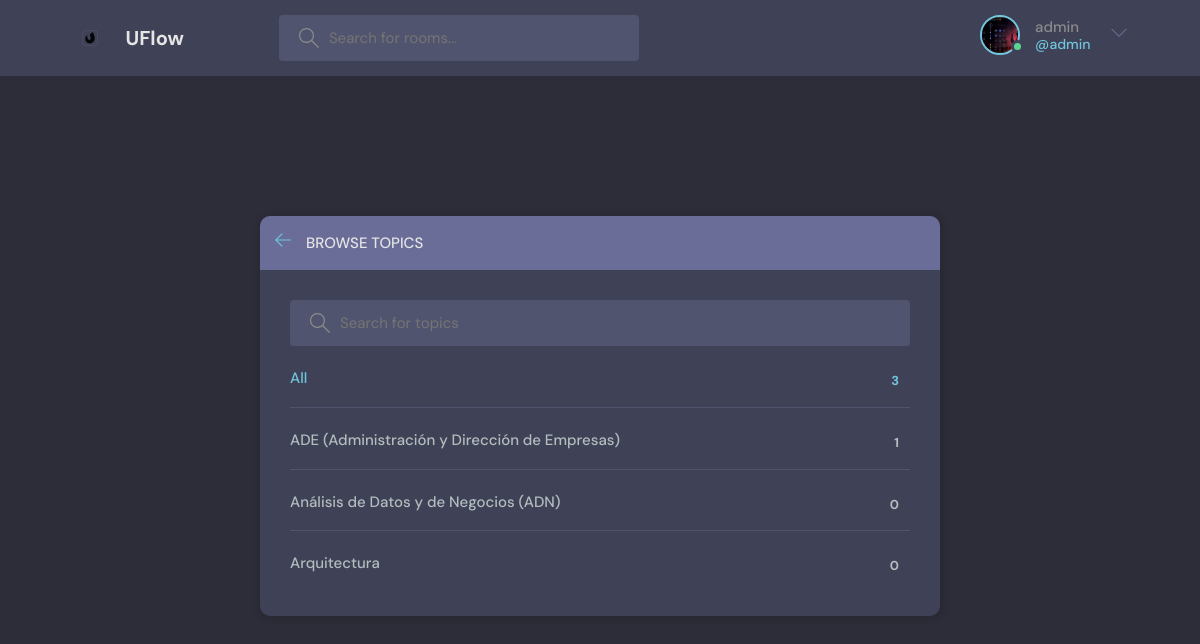
/topics/ (signed in), run on the app's committed database.
### base/models.py (models this page shows, shortened)
class User(AbstractUser):
    username = models.CharField(unique=True,max_length=200, null=True)
    first_name = models.CharField(max_length=200, null=True)
    last_name = models.CharField(max_length=200, null=True)
    email = models.EmailField(unique=True, null=True)
    bio = models.TextField(null=True)
    avatar = models.ImageField(null=True, default="avatar.svg")
    birthdate = models.DateField(null=True, blank=True)
    USERNAME_FIELD = 'username'
    REQUIRED_FIELDS = []

class Topic(models.Model):
    name = models.CharField(max_length=200)

### base/views.py (the view)
# urls.py: path('topics/', views.topicsPage, name='topics'),
def topicsPage(request):
    q=request.GET.get('q') if request.GET.get('q') != None else ''
    topics = Topic.objects.filter(name__icontains=q)  # Fetch all Topic objects from the database
    context = {'topics': topics}  # Context dictionary to pass data to the template
    return render(request, 'base/topics.html', context)  # Pass the rooms list to the template

### base/templates/base/topics.html (shortened to what this page needs)
{% extends 'main.html' %}
{% block content %}
    <main class="create-room layout">
      <div class="container">
        <div class="layout__box">
          <div class="layout__boxHeader">
            <div class="layout__boxTitle">
              <a href="{% url 'home' %}">
                <svg version="1.1" xmlns="http://www.w3.org/2000/svg" width="32" height="32" viewBox="0 0 32 32">
                  <title>arrow-left</title>
                  <path
                    d="M13.723 2.286l-13.723 13.714 13.719 13.714 1.616-1.611-10.96-10.96h27.625v-2.286h-27.625l10.965-10.965-1.616-1.607z"
                  ></path>
                </svg>
              </a>
              <h3>Browse Topics</h3>
            </div>
          </div>
          <div class="topics-page layout__body">
            <form class="header__search" method="GET" action="">
              <label>
                <input  name = "q" placeholder="Search for topics" />
              </label>
            </form>
            <ul class="topics__list">
              <li>
                <a href="{% url 'topics' %}" class="active">All <span>{{topics.count}}</span></a>
              </li>
              {% for topic in topics %}
                <li>
                  <a href="{% url 'home' %}?q={{ topic.name }}">{{ topic.name }}<span>{{ topic.room_set.all.count }}</span></a>
                </li>
              {% endfor %}
            </ul>
          </div>
        </div>
      </div>
    </main>
{% endblock content %}

### templates/nav.html (shortened to what this page needs)
{% load static %}
<header class="header header--loggedIn">
  <div class="container">
    <a href="{% url 'home' %}" class="header__logo">
      <img  src="{% static 'images/logo.png' %}"  />
      <h1>UFlow</h1>
    </a>
    <form class="header__search" method="GET" action="{% url 'home' %}">
      <label>
        <input name="q" placeholder="Search for rooms..." />
      </label>
    </form>
    <nav class="header__menu">
      {% if request.user.is_authenticated %}
      <div class="header__user">
        <a href="{%url 'user-profile' request.user.id %}">
          <div class="avatar avatar--medium active">
            <img src="{{request.user.avatar.url}}" />
          </div>
          <p>{{request.user.username}}<span>@{{request.user.username}}</span></p>
        </a>
        <button class="dropdown-button">
          <svg version="1.1" xmlns="http://www.w3.org/2000/svg" width="32" height="32" viewBox="0 0 32 32">
            <title>chevron-down</title>
            <path d="M16 21l-13-13h-3l16 16 16-16h-3l-13 13z"></path>
          </svg>
        </button>
      </div>
      {% else %}
      <a href="{% url 'login' %}">
        <img src="{% static 'images/avatar.svg' %}" />
        <p>Login</p>
      </a>
      {% endif %}
    </nav>
  </div>
</header>

### static/styles/style.css (style rules this page uses)
:root { --color-main: #71c6dd; --color-main-light: #e1f6fb; --color-dark: #3f4156; --color-dark-medium: #51546e; --color-dark-light: #696d97; --color-light: #e5e5e5; --color-gray: #8b8b8b; --color-light-gray: #b2bdbd; --color-bg: #2d2d39; --color-success: #5dd693; --color-error: #fc4b0b; }
* { font-family: "DM Sans", -apple-system, BlinkMacSystemFont, "Segoe UI", Roboto, Oxygen, Ubuntu, Cantarell, "Open Sans", "Helvetica Neue", sans-serif; margin: 0; padding: 0; box-sizing: border-box; text-rendering: optimizeLegibility; font-size: inherit; }
html { font-size: 56.25%; }
@media only screen and (min-width: 1200px) { html { font-size: 62.5%; } }
body { line-height: 1.6; font-weight: 400; font-size: 1.5rem; color: var(--color-light-gray); background-color: var(--color-bg); min-height: 100vh; }
img { width: 100%; }
a { display: inline-block; color: var(--color-main); text-decoration: none; }
.container { max-width: 120rem; width: 90%; margin: auto; }
.avatar { position: relative; display: inline-block; border-radius: 50%; border: 2px solid var(--color-main); }
.avatar img { display: block; border-radius: 50%; object-fit: cover; object-position: center; }
.avatar::after { content: ""; display: block; position: absolute; background-color: var(--color-gray); z-index: 111; border-radius: 50%; border: 0.3rem solid var(--color-dark); }
.avatar.active::after { background-color: var(--color-success); }
.avatar.avatar--medium img { width: 3.6rem; height: 3.6rem; border-radius: 50%; }
.avatar.avatar--medium:after { width: 0.7rem; height: 0.7rem; bottom: 0px; right: -6px; }
.header { padding: 1.5rem; background-color: var(--color-dark); }
.header > .container { display: flex; gap: 9.5rem; }
.header__logo, .header__user { display: flex; gap: 2rem; align-items: center; }
.header__logo > img { height: 3.2rem; width: 3.2rem; }
.header__logo > h1 { font-weight: 700; font-size: 2rem; color: var(--color-light); }
.header__search > label { background-color: var(--color-dark-medium); padding: 1.3rem 1rem; display: flex; align-items: center; gap: 1rem; border-radius: 4px; }
.header__search svg { fill: var(--color-gray); width: 2rem; height: 2rem; margin-left: 1rem; }
.header__search input { width: 30rem; background: transparent; border: none; outline: none; color: var(--color-light); }
.header__menu { margin-left: auto; position: relative; }
.header__menu a { display: flex; gap: 1.5rem; align-items: center; font-weight: 500; text-decoration: none; color: var(--color-gray); }
.header__menu img { height: 3.6rem; }
.header__menu p { line-height: 1.2; }
.header__menu span { color: var(--color-main); font-weight: 500; font-size: 1.4rem; display: block; }
.header__menu svg { width: 1.6rem; height: 1.6rem; fill: var(--color-dark-light); }
.dropdown-button { background: transparent; border: 0; outline: 0; cursor: pointer; }
.layout { margin-top: 2.4rem; }
.layout > .container { display: flex; justify-content: space-between; align-items: flex-start; }
.layout__box { width: 90%; max-width: 48rem; min-height: 40rem; position: absolute; top: 50%; left: 50%; transform: translate(-50%, -46%); background-color: var(--color-dark); border-radius: 1rem; box-shadow: 1px 1px 6px 3px rgba(0, 0, 0, 0.1); overflow: hidden; }
.layout__boxHeader { display: flex; padding: 1.5rem; background-color: var(--color-dark-light); }
.layout__boxTitle { display: flex; gap: 1.5rem; align-items: center; }
.layout__boxTitle h3 { text-transform: uppercase; font-weight: 500; color: var(--color-light); }
.layout__boxTitle svg { width: 1.6rem; height: 1.6rem; fill: var(--color-main); }
.layout__body { margin: 3rem; }
.topics__list { list-style: none; }
.topics__list li a { display: flex; justify-content: space-between; margin-bottom: 3rem; font-weight: 500; color: var(--color-light-gray); transition: all 0.3s ease-in-out; }
.topics__list li a.active, .topics__list li a:hover { color: var(--color-main); }
.topics__list li a span { padding: 0.5rem 1rem; background-color: var(--color-dark); border-radius: 3px; font-size: 1.3rem; font-weight: 700; letter-spacing: 1px; }
.topics-page .topics__list li:not(:last-child) a { margin: 2rem 0; padding-bottom: 1rem; text-decoration: none; border-bottom: 1px solid var(--color-dark-medium); }
.topics-page .header__search { display: block; }
.create-room.layout .layout__box { max-width: 68rem; }

### data on the page
User: user.avatar (picture), user.username "admin"
Topic: name "ADE (Administración y Dirección de Empresas)", room_set.all.count "1"
Topic: name "Análisis de Datos y de Negocios (ADN)", room_set.all.count "0"
Topic: name "Arquitectura", room_set.all.count "0"

### other printed values
{{ topics.count }} "3"
